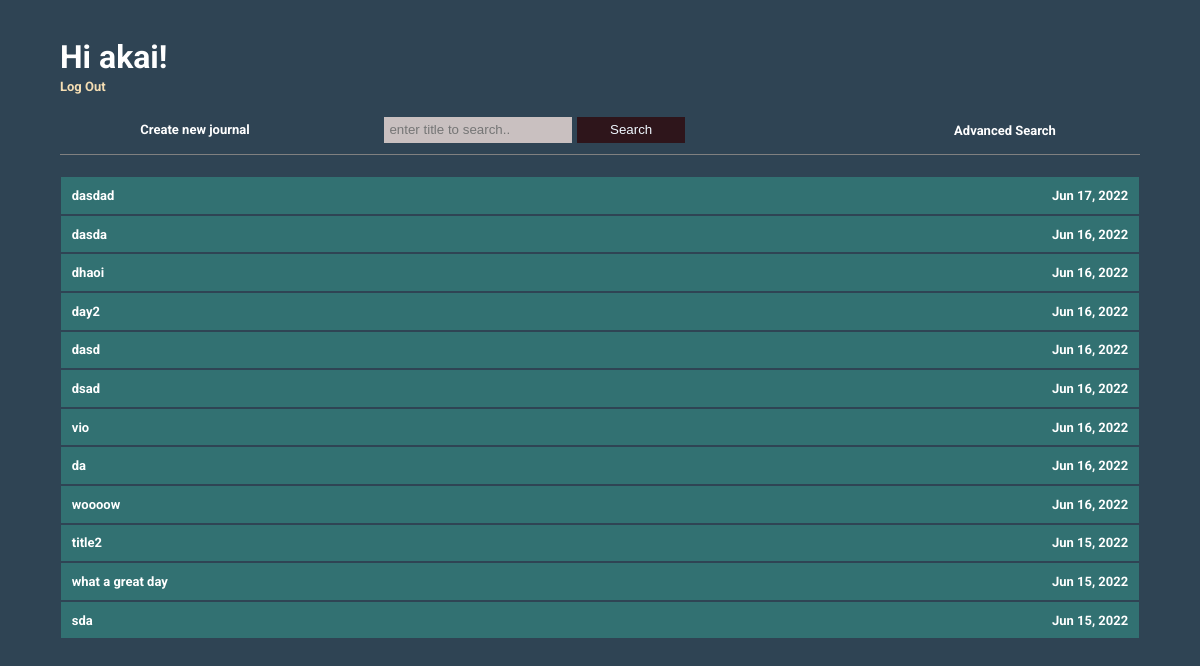
The app's page / (signed in) with its own data.
### core/models.py (models this page shows, shortened)
class Post(models.Model):
    title = models.CharField(max_length=100)
    date_created = models.DateTimeField(default=timezone.now, editable=False)
    details = models.TextField()
    author = models.ForeignKey(
        User, on_delete=models.CASCADE, related_name="my_post")
    class Meta:
        ordering = ['-date_created']

### core/views.py (the view)
# urls.py: path('', PostListView.as_view(), name='home'),
class PostListView(LoginRequiredMixin, View):
    def get(self, request):
        posts = request.user.my_post.all()
        context = {"posts": posts}
        return render(request, 'core/home.html', context)

### core/templates/core/home.html (shortened to what this page needs)
{% extends "core/base.html" %}
{% block content %}
{% if user.is_authenticated %}
<h1>Hi  {{ user.username }}! </h1>
<p class="logoutbtn"><a href="{% url 'logout' %}">Log Out</a></p>
{% else %}
<p>You are not logged in</p>
<a href="{% url 'login' %}">Log In</a>
{% endif %}
        <div class="container">
            <div class="container_two">
                <a href="{% url 'create_post' %}">
                    <div class="create">Create new journal</div>
                   </a>
                <div class="search">
                    <form action="{% url 'search' %}" style="display:flex; flex-direction:row">
                        <input type="search" name="search" id="" placeholder="enter title to search..">
                        <button type="submit"style="margin-left:1% ; width: 20%;">Search</button>
                    </form>
                </div>
                <div class="date_search">
                    <a href="{% url 'adsearch' %}">Advanced Search</a>
                </div>
            </div>
        <div class="line"></div>
        </div>
            <div class="container_one">
                {% for post in posts %}
                <a href="{% url 'detail' post.id %}">
                {% if user.id == post.author.id %}
                <div class="note">
                    <div class="title"> {{ post.title }} </div>
                    <div class="date">  {{ post.date_created|date:"M d, Y" }}</div>
                  </div>
                    {% endif %}
                </a>
                {% endfor %}
            </div>
    </div>
{% endblock content %}

### core/templates/core/base.html (shortened to what this page needs)
{% load static %}
<!DOCTYPE html>
<html lang="en">
<head>
    <link rel="stylesheet" href="{% static 'css/index.css' %}">
    <link rel="stylesheet" href="{% static 'css/createform.css' %}">
    <link rel="stylesheet" href="{% static 'css/notedetail.css' %}">
    <link rel="stylesheet" href="{% static 'css/register.css' %}">
    <link rel="stylesheet" href="{% static 'css/login.css' %}">
</head>
<body>
    <div class="main_container">
        {% block content %}
        {% endblock content %}
</body>
</html>

### static/css/index.css (style rules this page uses)
* { margin: 0; outline: 0; }
body { background-color: #2f4454; }
.main_container { font-family: "Roboto", sans-serif; width: 90%; height: 100%; margin: 5%; display: flex; flex-direction: column; color: white; }
h1 { margin-top: -2%; }
.container { display: flex; flex-direction: column; flex-grow: 1; }
.container_one { color: black; display: flex; flex-direction: column; }
.line { border-top: 1px solid gray; margin-bottom: 2%; margin-top: -1%; }
.container_two { text-align: center; width: 100%; display: flex; flex-direction: row; margin-bottom: 2%; margin-top: 2%; }
.container_two a { margin: auto; width: 50%; }
.create { margin: auto; cursor: pointer; }
.search { border-radius: 5px; width: 100%; height: 50%; margin-left: auto; align-items: center; }
.search form input { border-radius: 0; margin: 0; margin-left: 10%; border: none; padding: 1%; background-color: rgb(201, 192, 192); }
.search form button { border-radius: 0; margin: 0; cursor: pointer; border: none; color: aliceblue; background-color: #2e151b; }
.date_search { border-radius: 5px; width: 50%; height: 50%; margin: auto; }
.note { padding: 1%; border: none; cursor: pointer; margin: 1px; background-color: #327172; cursor: pointer; display: flex; justify-content: space-between; }
a { text-decoration: none; color: white; width: 100%; height: 100%; font-weight: bolder; font-size: small; }
p a { color: wheat; transition: 0.2s ease; }

### records on screen
Post: title "dasdad", date_created "Jun 17, 2022"
Post: title "dasda", date_created "Jun 16, 2022"
Post: title "dhaoi", date_created "Jun 16, 2022"
Post: title "day2", date_created "Jun 16, 2022"
Post: title "dasd", date_created "Jun 16, 2022"
Post: title "dsad", date_created "Jun 16, 2022"
Post: title "vio", date_created "Jun 16, 2022"
Post: title "da", date_created "Jun 16, 2022"
Post: title "woooow", date_created "Jun 16, 2022"
Post: title "title2", date_created "Jun 15, 2022"
Post: title "what a great day", date_created "Jun 15, 2022"
Post: title "sda", date_created "Jun 15, 2022"

### other values on screen
{{ user.username }} "akai"
